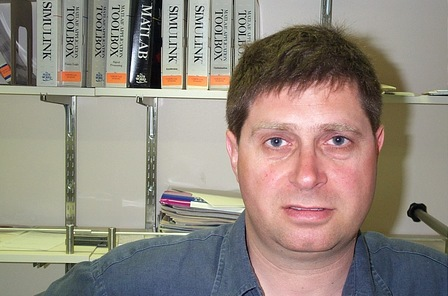
#> input picture faces/image_0001.jpg, 448 x 296 px
$ jupyter execute Untitled.ipynb
#> lines starting #> are read from the running program, lines starting #| are printed output that depends on the picture; after the words box and inside, x2 and y2 are one past the last pixel; in counts of white or black regions, pixels touching at a corner belong together
[cell 1]
import cv2
import numpy as np
import matplotlib.pyplot as plt

[cell 2]
img = cv2.imread('faces/image_0001.jpg',0)
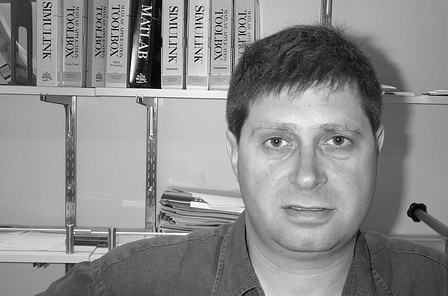
#> img: shape (296, 448); min 0, max 255, mean 139.1
img = cv2.resize(img,(0,0),fx=.5,fy=.5)*1.0/255
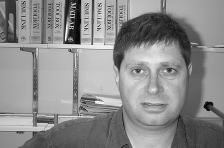
#> img: shape (148, 224) float64; min 0.0118, max 0.984, mean 0.546
h,w = img.shape
#> h = 148; w = 224

[cell 3]
img

[cell 4]
plt.imshow(img,cmap='gray')
plt.title('Original Image')
plt.show()

[cell 5]
k = 3

blurred = cv2.blur(cv2.resize(img,(0,0),fx=.5,fy=.5),(k,k))
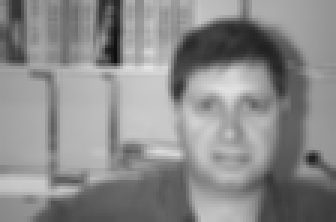
#> blurred: shape (74, 112) float64 (shown 3 times larger); min 0.0572, max 0.895, mean 0.546
plt.close('all')
plt.imshow(blurred,cmap='gray')
plt.title('bLurred')
plt.show()

[cell 6]
thresh = .99
noise = np.random.random((h//2,w//2))
org_copy = np.copy(img)
org_copy = org_copy[::2,::2]
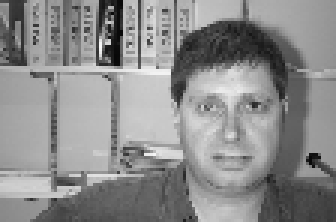
#> org_copy: shape (74, 112) float64 (shown 3 times larger); min 0.0275, max 0.973, mean 0.548
org_copy[noise>thresh] = 1
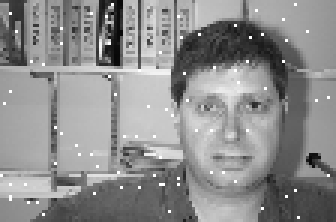
#> org_copy: shape (74, 112) float64 (shown 3 times larger); 0.97% of pixels changed, all inside (x1, y1, x2, y2) = (0, 1, 110, 73)

noise = np.random.random((h//2,w//2))
org_copy[noise>thresh] = 0
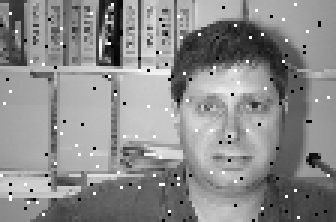
#> org_copy: shape (74, 112) float64 (shown 3 times larger); 0.98% of pixels changed, all inside (x1, y1, x2, y2) = (0, 2, 109, 74)

$ run again, with faces/image_0002.jpg copied over faces/image_0001.jpg
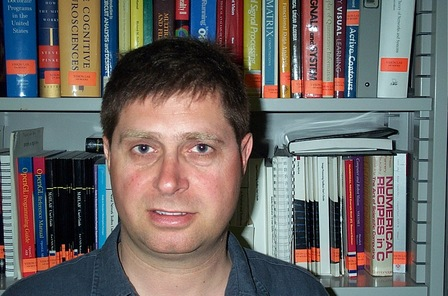
#> input picture faces/image_0002.jpg, 448 x 296 px
#> `blurred = cv2.blur(cv2.resize(img,(0,0),fx=.5,fy=.5),(k,k))`:
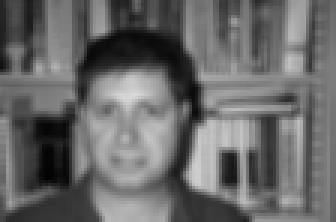
#> blurred: shape (74, 112) float64 (shown 3 times larger); min 0.0141, max 0.847, mean 0.412
#> `org_copy[noise>thresh] = 0`:
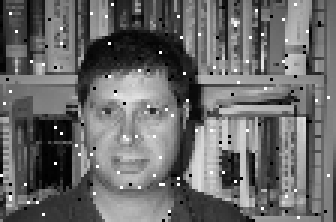
#> org_copy: shape (74, 112) float64 (shown 3 times larger); min 0, max 1, mean 0.413

$ run again, with faces/image_0003.jpg copied over faces/image_0001.jpg
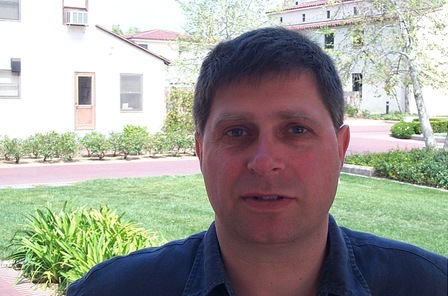
#> input picture faces/image_0003.jpg, 448 x 296 px
#> `org_copy[noise>thresh] = 1`:
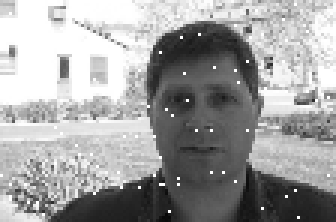
#> org_copy: shape (74, 112) float64 (shown 3 times larger); min 0.0314, max 1, mean 0.63
#> `org_copy[noise>thresh] = 0`:
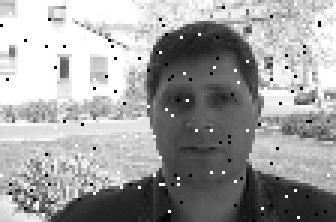
#> org_copy: shape (74, 112) float64 (shown 3 times larger); 0.98% of pixels changed, all inside (x1, y1, x2, y2) = (0, 2, 109, 74)

$ run again, with faces/image_0004.jpg copied over faces/image_0001.jpg
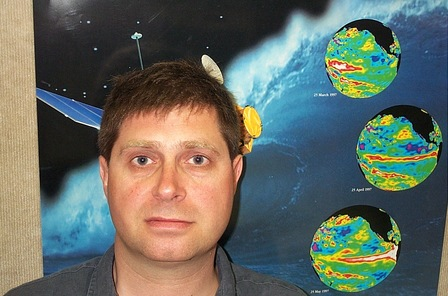
#> input picture faces/image_0004.jpg, 448 x 296 px
#> `org_copy[noise>thresh] = 1`:
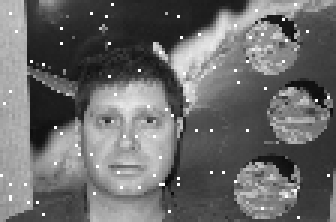
#> org_copy: shape (74, 112) float64 (shown 3 times larger); min 0.0314, max 1, mean 0.415
#> `org_copy[noise>thresh] = 0`:
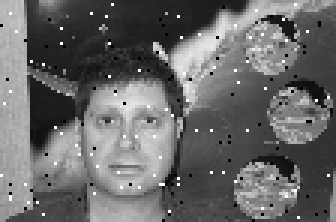
#> org_copy: shape (74, 112) float64 (shown 3 times larger); 0.98% of pixels changed, all inside (x1, y1, x2, y2) = (0, 2, 109, 74)
